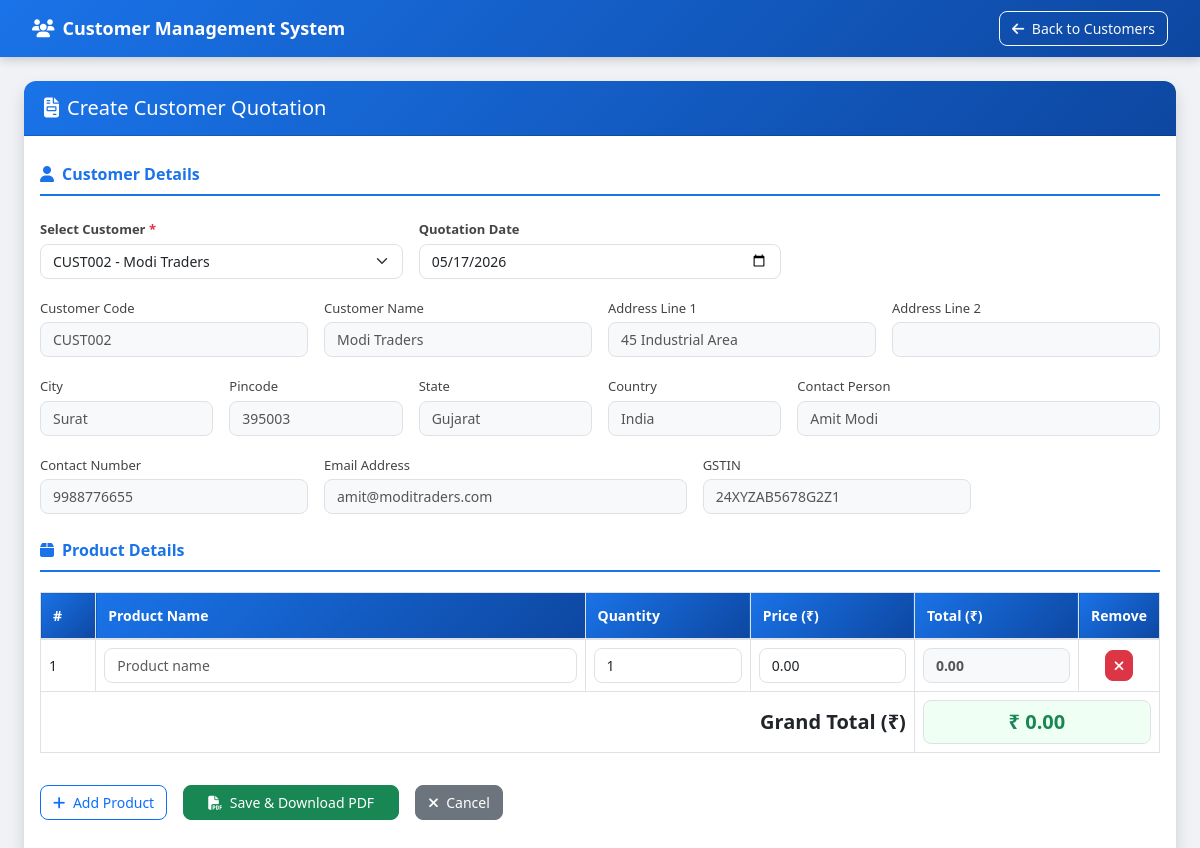
Screenshot of /source_code/quotation.php?customer_id=2 (signed in) with the database file from the repository.
### tables this page shows
CREATE TABLE IF NOT EXISTS customers (
    id              INT AUTO_INCREMENT PRIMARY KEY,
    customer_code   VARCHAR(50) NOT NULL UNIQUE,
    name            VARCHAR(100) NOT NULL,
    addr1           VARCHAR(200),
    addr2           VARCHAR(200),
    city            VARCHAR(100),
    pincode         VARCHAR(20),
    state           VARCHAR(100),
    country         VARCHAR(100) DEFAULT 'India',
    contact_person  VARCHAR(100),
    contact_number  VARCHAR(20),
    email           VARCHAR(150),
    gstin           VARCHAR(20),
    photo           VARCHAR(255),
    created_at      TIMESTAMP DEFAULT CURRENT_TIMESTAMP
);

### source_code/quotation.php (the view, shortened to what this page needs)
<?php
include 'includes/db.php';
$preload_customer = null;
if (isset($_GET['customer_id'])) {
    $cid = (int)$_GET['customer_id'];
    $res = mysqli_query($conn, "SELECT * FROM customers WHERE id=$cid");
    $preload_customer = mysqli_fetch_assoc($res);
}
$customers = mysqli_query($conn, "SELECT id, customer_code, name FROM customers ORDER BY name");
?>
<!DOCTYPE html>
<html lang="en">
<head>
    <link href="https://cdn.jsdelivr.net/npm/bootstrap@5.3.0/dist/css/bootstrap.min.css" rel="stylesheet">
    <link href="https://cdnjs.cloudflare.com/ajax/libs/font-awesome/6.4.0/css/all.min.css" rel="stylesheet">
    <link href="css/style.css" rel="stylesheet">
</head>
<body>
<nav class="navbar navbar-dark navbar-expand-lg">
    <div class="container-fluid">
        <a class="navbar-brand fw-bold" href="index.php">
            <i class="fas fa-users me-2"></i>Customer Management System
        </a>
        <div class="ms-auto">
            <a href="index.php" class="btn btn-outline-light">
                <i class="fas fa-arrow-left me-1"></i> Back to Customers
            </a>
        </div>
    </div>
</nav>
<div class="container-fluid mt-4 px-4">
    <div class="card shadow">
        <div class="card-header">
            <h5 class="mb-0"><i class="fas fa-file-invoice me-2"></i>Create Customer Quotation</h5>
        </div>
        <div class="card-body">
            <form method="POST" id="quotationForm">
                <div class="section-title">
                    <i class="fas fa-user me-2"></i>Customer Details
                </div>
                <div class="row g-3 mb-3">
                    <div class="col-md-4">
                        <label class="form-label fw-semibold">Select Customer <span class="text-danger">*</span></label>
                        <select name="customer_id" id="customer_select" class="form-select" required>
                            <?php while ($c = mysqli_fetch_assoc($customers)): ?>
                                <option value="<?= $c['id'] ?>"
                                    <?= ($preload_customer && $preload_customer['id'] == $c['id']) ? 'selected' : '' ?>>
                                    <?= htmlspecialchars($c['customer_code']) ?> - <?= htmlspecialchars($c['name']) ?>
                                </option>
                            <?php endwhile; ?>
                        </select>
                    </div>
                    <div class="col-md-4">
                        <label class="form-label fw-semibold">Quotation Date</label>
                        <input type="date" name="quote_date" class="form-control"
                               value="<?= date('Y-m-d') ?>" required>
                    </div>
                </div>
                <div class="row g-3 mb-4" id="customer_details_section">
                    <div class="col-md-3">
                        <label class="form-label">Customer Code</label>
                        <input type="text" id="f_code" class="form-control" disabled
                               value="<?= $preload_customer['customer_code'] ?? '' ?>">
                    </div>
                    <div class="col-md-3">
                        <label class="form-label">Customer Name</label>
                        <input type="text" id="f_name" class="form-control" disabled
                               value="<?= $preload_customer['name'] ?? '' ?>">
                    </div>
                    <div class="col-md-3">
                        <label class="form-label">Address Line 1</label>
                        <input type="text" id="f_addr1" class="form-control" disabled
                               value="<?= $preload_customer['addr1'] ?? '' ?>">
                    </div>
                    <div class="col-md-3">
                        <label class="form-label">Address Line 2</label>
                        <input type="text" id="f_addr2" class="form-control" disabled
                               value="<?= $preload_customer['addr2'] ?? '' ?>">
                    </div>
                    <div class="col-md-2">
                        <label class="form-label">City</label>
                        <input type="text" id="f_city" class="form-control" disabled
                               value="<?= $preload_customer['city'] ?? '' ?>">
                    </div>
                    <div class="col-md-2">
                        <label class="form-label">Pincode</label>
                        <input type="text" id="f_pincode" class="form-control" disabled
                               value="<?= $preload_customer['pincode'] ?? '' ?>">
                    </div>
                    <div class="col-md-2">
                        <label class="form-label">State</label>
                        <input type="text" id="f_state" class="form-control" disabled
                               value="<?= $preload_customer['state'] ?? '' ?>">
                    </div>
                    <div class="col-md-2">
                        <label class="form-label">Country</label>
                        <input type="text" id="f_country" class="form-control" disabled
                               value="<?= $preload_customer['country'] ?? '' ?>">
                    </div>
                    <div class="col-md-4">
                        <label class="form-label">Contact Person</label>
                        <input type="text" id="f_contact_person" class="form-control" disabled
                               value="<?= $preload_customer['contact_person'] ?? '' ?>">
                    </div>
                    <div class="col-md-3">
                        <label class="form-label">Contact Number</label>
                        <input type="text" id="f_contact_number" class="form-control" disabled
                               value="<?= $preload_customer['contact_number'] ?? '' ?>">
                    </div>
                    <div class="col-md-4">
                        <label class="form-label">Email Address</label>
                        <input type="text" id="f_email" class="form-control" disabled
                               value="<?= $preload_customer['email'] ?? '' ?>">
                    </div>
                    <div class="col-md-3">
                        <label class="form-label">GSTIN</label>
                        <input type="text" id="f_gstin" class="form-control" disabled
                               value="<?= $preload_customer['gstin'] ?? '' ?>">
                    </div>
                </div>
                <div class="section-title">
                    <i class="fas fa-box me-2"></i>Product Details
                </div>
                <div class="table-responsive mb-3">
                    <table class="table table-bordered" id="product_table">
                        <thead>
                            <tr>
                                <th width="5%">#</th>
                                <th width="45%">Product Name</th>
                                <th width="15%">Quantity</th>
                                <th width="15%">Price (₹)</th>
                                <th width="15%">Total (₹)</th>
                                <th width="5%">Remove</th>
                            </tr>
                        </thead>
                        <tbody id="product_rows">
                            <tr class="product-row">
                                <td class="row-num">1</td>
                                <td><input type="text" name="product_name[]" class="form-control" placeholder="Product name" required></td>
                                <td><input type="number" name="qty[]" class="form-control qty" min="1" value="1" required></td>
                                <td><input type="number" name="price[]" class="form-control price" min="0" step="0.01" value="0.00" required></td>
                                <td><input type="text" class="form-control row-total" value="0.00" disabled></td>
                                <td class="text-center">
                                    <button type="button" class="btn btn-sm btn-danger remove-row">
                                        <i class="fas fa-times"></i>
                                    </button>
                                </td>
                            </tr>
                        </tbody>
                        <tfoot>
                            <tr>
                                <td colspan="4" class="text-end fw-bold fs-5">Grand Total (₹)</td>
                                <td colspan="2">
                                    <input type="text" id="grand_total_display" class="form-control fw-bold text-success fs-5" value="0.00" disabled>
                                </td>
                            </tr>
                        </tfoot>
                    </table>
                </div>
                <div class="d-flex gap-3 mb-4">
                    <button type="button" class="btn btn-outline-primary" id="add_product_btn">
                        <i class="fas fa-plus me-1"></i> Add Product
                    </button>
                    <button type="submit" name="save_quotation" class="btn btn-success px-4">
                        <i class="fas fa-file-pdf me-1"></i> Save & Download PDF
                    </button>
                    <a href="index.php" class="btn btn-secondary">
                        <i class="fas fa-times me-1"></i> Cancel
                    </a>
                </div>
            </form>
        </div>
    </div>
</div>
</body>
</html>

### source_code/css/style.css (style rules this page uses)
* { box-sizing: border-box; }
body { background: #f0f2f5; font-family: 'Segoe UI', Arial, sans-serif; }
.navbar { background: linear-gradient(135deg, #1a73e8, #0d47a1) !important; box-shadow: 0 2px 10px rgba(0,0,0,0.2); padding: 10px 20px; }
.navbar-brand { font-size: 18px; }
.card { border: none; border-radius: 12px; overflow: hidden; }
.card-header { background: linear-gradient(135deg, #1a73e8, #0d47a1); color: white; padding: 15px 20px; font-size: 16px; }
.form-label { font-size: 13px; color: #444; margin-bottom: 4px; }
.form-control, .form-select { border-radius: 8px; border: 1px solid #dee2e6; font-size: 14px; transition: border-color 0.2s, box-shadow 0.2s; }
.form-control:disabled { background: #f8f9fa; color: #555; }
.btn { border-radius: 8px; font-size: 14px; }
.table { font-size: 14px; }
.table thead th { background: #f0f4ff; color: #1a73e8; border-bottom: 2px solid #dee2e6; padding: 12px 10px; font-weight: 600; }
.table tbody td { vertical-align: middle; padding: 10px; }
.section-title { font-size: 16px; font-weight: 700; color: #1a73e8; border-bottom: 2px solid #1a73e8; padding-bottom: 8px; margin-bottom: 20px; margin-top: 10px; }
#product_table thead th { background: linear-gradient(135deg, #1a73e8, #0d47a1); color: white; padding: 12px; font-weight: 600; }
#product_table tbody td { padding: 8px; vertical-align: middle; }
.row-total { background: #f0fff4; font-weight: 600; color: #198754; }
#grand_total_display { font-weight: 700; font-size: 18px; color: #198754; background: #f0fff4; text-align: center; }

### rows the page displays
customers: customer_code "CUST002", name "Modi Traders", addr1 "45 Industrial Area", city "Surat", pincode "395003", state "Gujarat", country "India", contact_person "Amit Modi", contact_number "9988776655", email "amit@moditraders.com", gstin "24XYZAB5678G2Z1"

### other values shown
form field customer_id "CUST002 - Modi Traders"
